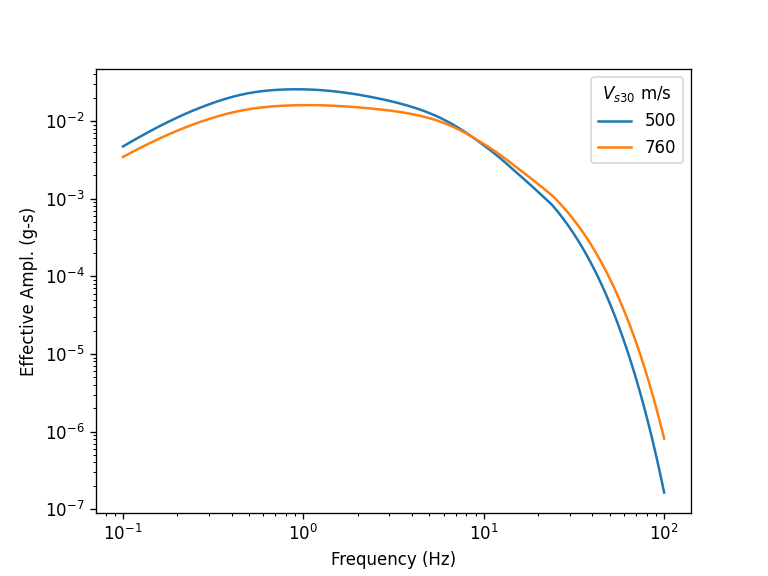

Recreate this plot in Python.
import os

import matplotlib.pyplot as plt
import pygmm

scenario = pygmm.Scenario(mag=6.5, dist_rup=30, v_s30=500, mechanism="SS", depth_tor=0)

models = [
    pygmm.BaylessAbrahamson2019(scenario),
    pygmm.BaylessAbrahamson2019(scenario.copy_with(v_s30=pygmm.BaylessAbrahamson2019.V_REF)),
]

fig, ax = plt.subplots()

for m in models:
    ax.plot(m.freqs, m.eas, label=f"{m.scenario.v_s30:.0f}")

ax.legend(title="$V_{s30}$ m/s")

ax.set(
    xlabel="Frequency (Hz)",
    xscale="log",
    ylabel="Effective Ampl. (g-s)",
    yscale="log",
)

fig.savefig(os.path.splitext(__file__)[0] + ".png", dpi=120)
